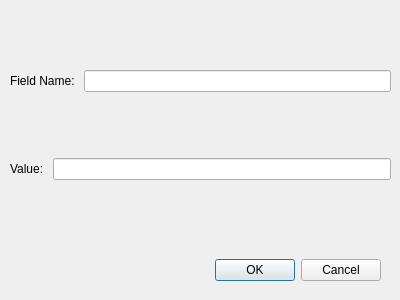
<?xml version="1.0" encoding="UTF-8"?>
<ui version="4.0">
 <class>AddNodeDialogue</class>
 <widget class="QDialog" name="AddNodeDialogue">
  <property name="geometry">
   <rect>
    <x>0</x>
    <y>0</y>
    <width>400</width>
    <height>300</height>
   </rect>
  </property>
  <property name="windowTitle">
   <string>Dialog</string>
  </property>
  <widget class="QDialogButtonBox" name="buttonBox">
   <property name="geometry">
    <rect>
     <x>40</x>
     <y>250</y>
     <width>341</width>
     <height>41</height>
    </rect>
   </property>
   <property name="orientation">
    <enum>Qt::Orientation::Horizontal</enum>
   </property>
   <property name="standardButtons">
    <set>QDialogButtonBox::StandardButton::Cancel|QDialogButtonBox::StandardButton::Ok</set>
   </property>
  </widget>
  <widget class="QWidget" name="verticalLayoutWidget">
   <property name="geometry">
    <rect>
     <x>10</x>
     <y>10</y>
     <width>381</width>
     <height>231</height>
    </rect>
   </property>
   <layout class="QVBoxLayout" name="verticalLayout">
    <item>
     <layout class="QHBoxLayout" name="keyLayout">
      <item>
       <widget class="QLabel" name="keyLabel">
        <property name="text">
         <string>Field Name: </string>
        </property>
       </widget>
      </item>
      <item>
       <widget class="QLineEdit" name="keyEdit"/>
      </item>
     </layout>
    </item>
    <item>
     <layout class="QHBoxLayout" name="valueLayout">
      <item>
       <widget class="QLabel" name="valueLabel">
        <property name="text">
         <string>Value: </string>
        </property>
       </widget>
      </item>
      <item>
       <widget class="QLineEdit" name="valueEdit"/>
      </item>
     </layout>
    </item>
   </layout>
  </widget>
 </widget>
 <resources/>
 <connections>
  <connection>
   <sender>buttonBox</sender>
   <signal>accepted()</signal>
   <receiver>AddNodeDialogue</receiver>
   <slot>accept()</slot>
   <hints>
    <hint type="sourcelabel">
     <x>248</x>
     <y>254</y>
    </hint>
    <hint type="destinationlabel">
     <x>157</x>
     <y>274</y>
    </hint>
   </hints>
  </connection>
  <connection>
   <sender>buttonBox</sender>
   <signal>rejected()</signal>
   <receiver>AddNodeDialogue</receiver>
   <slot>reject()</slot>
   <hints>
    <hint type="sourcelabel">
     <x>316</x>
     <y>260</y>
    </hint>
    <hint type="destinationlabel">
     <x>286</x>
     <y>274</y>
    </hint>
   </hints>
  </connection>
 </connections>
</ui>
